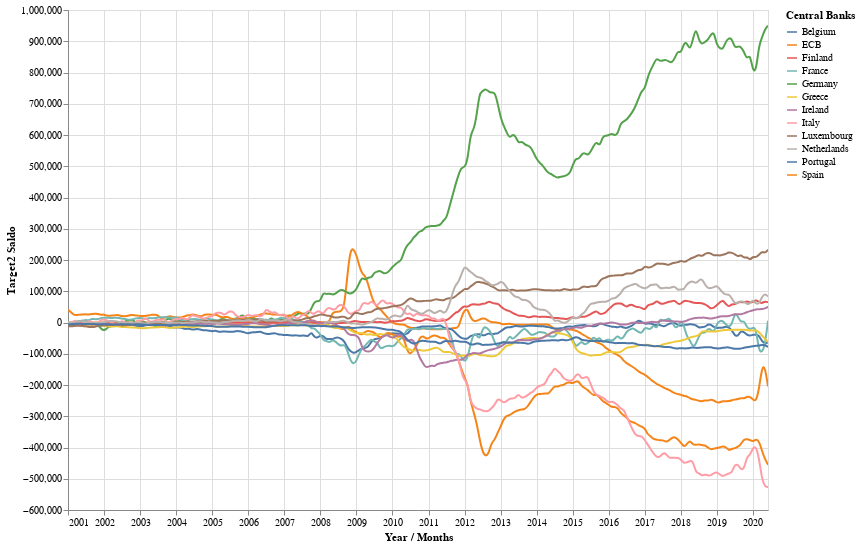

Notebook code for this chart:
### Code cell
# hide-input
line = alt.Chart(source).mark_line(interpolate='basis').encode(
    x='Year / Months:T',
    y='Target2 Saldo:Q',
    color='Central Banks:N',
    opacity=alt.condition(selection, alt.value(1), alt.value(0.2)),
    tooltip = [alt.Tooltip('Target2 Saldo'),
               alt.Tooltip('Central Banks'),
              ]
).add_selection(
    selection
).interactive().properties(
    width=700, height=500
)
line

### Figure 1 — Vega-Lite specification as saved in the notebook (floating-point values rounded to 4 significant figures; data arrays with more than 128 entries replaced by an {"elided": "..."} marker saying what was removed)
{"config": {"view": {"continuousWidth": 400, "continuousHeight": 300}}, "data": {"name": "data-9df765dc50eb27a2db3855fcf25d00fd"}, "mark": {"type": "line", "interpolate": "basis"}, "encoding": {"color": {"type": "nominal", "field": "Central Banks"}, "opacity": {"condition": {"value": 1, "selection": "selector027"}, "value": 0.2}, "tooltip": [{"type": "quantitative", "field": "Target2 Saldo"}, {"type": "nominal", "field": "Central Banks"}], "x": {"type": "temporal", "field": "Year / Months"}, "y": {"type": "quantitative", "field": "Target2 Saldo"}}, "height": 500, "selection": {"selector027": {"type": "multi", "fields": ["Central Banks"], "bind": "legend"}, "selector029": {"type": "interval", "bind": "scales", "encodings": ["x", "y"]}}, "width": 700, "$schema": "https://vega.github.io/schema/vega-lite/v4.8.1.json", "datasets": {"data-9df765dc50eb27a2db3855fcf25d00fd": {"elided": "2808 records"}}}
